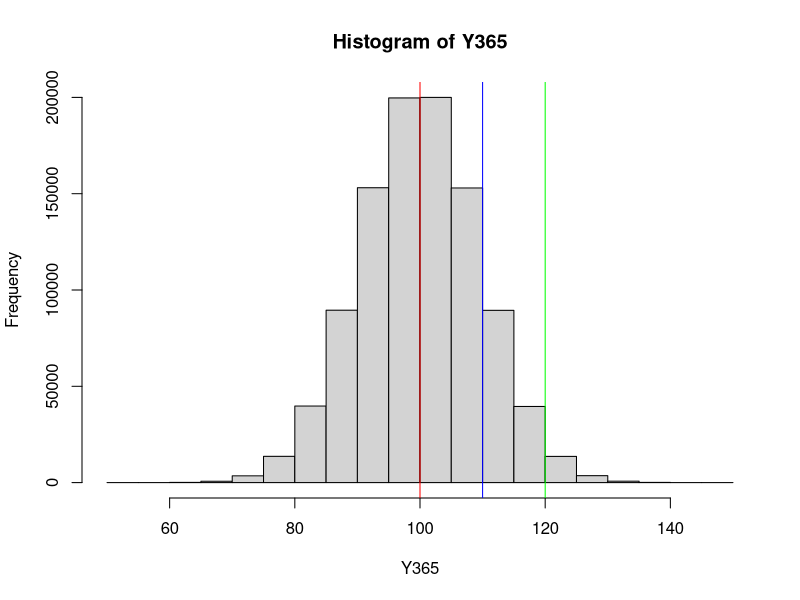

Recreate this plot in R.
## ---- chunk 1
# Setup
knitr::opts_chunk$set(echo = TRUE,
                      fig.pos='H')
directory = "C:/Users/Michael/Dropbox/priv/CUNY/MSDS/201909-Fall/DATA605_Larry/20191027_Week09/"
knitr::opts_knit$set(root.dir = directory)

### Make the output wide enough
options(scipen = 999, digits=6, width=150)

### load some libraries
library(kableExtra)
## ---- chunk 2
probge100 = pnorm(100, mean=100, sd=sqrt(91),lower.tail=F)
probge100
## ---- chunk 3
probge110 = pnorm(110, mean=100, sd=sqrt(91),lower.tail=F)
probge110
## ---- chunk 4
probge120 = pnorm(120, mean=100, sd=sqrt(91),lower.tail=F)
probge120
## ---- chunk 5
nsims=1000000
Y365 = rep(NA,nsims)
Y1 = 100
sigma = 0.5
mu = 0
for(i in 1:nsims) {
  normrands=rnorm(364,mu,sigma)
  Y365[i]=Y1+sum(normrands)
}

p100=sum(Y365>=100)
p110=sum(Y365>=110)
p120=sum(Y365>=120)

count=c(p100,p110,p120)
simprob=count/nsims
theory=c(probge100,probge110,probge120)

diff=simprob-theory

result=cbind(cut=c(100,110,120),count,simprob,theory,diff)
result

## ---- chunk 6
hist(Y365,breaks=21)
abline(v=100,col="red")
abline(v=110,col="blue")
abline(v=120,col="green")
